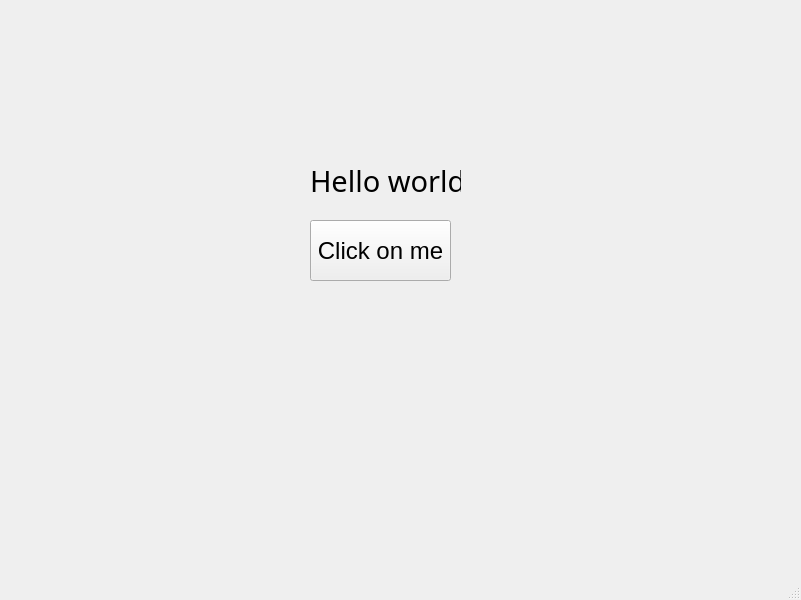
<?xml version="1.0" encoding="UTF-8"?>
<ui version="4.0">
 <class>MainWindow</class>
 <widget class="QMainWindow" name="MainWindow">
  <property name="geometry">
   <rect>
    <x>0</x>
    <y>0</y>
    <width>801</width>
    <height>600</height>
   </rect>
  </property>
  <property name="font">
   <font>
    <family>Myanmar Text</family>
   </font>
  </property>
  <property name="windowTitle">
   <string>MainWindow</string>
  </property>
  <widget class="QWidget" name="centralwidget">
   <widget class="QLabel" name="label_hello">
    <property name="geometry">
     <rect>
      <x>310</x>
      <y>160</y>
      <width>151</width>
      <height>41</height>
     </rect>
    </property>
    <property name="font">
     <font>
      <family>Myanmar Text</family>
      <pointsize>22</pointsize>
     </font>
    </property>
    <property name="text">
     <string>Hello world</string>
    </property>
   </widget>
   <widget class="QPushButton" name="btn1">
    <property name="geometry">
     <rect>
      <x>310</x>
      <y>220</y>
      <width>141</width>
      <height>61</height>
     </rect>
    </property>
    <property name="font">
     <font>
      <family>MS Shell Dlg 2</family>
      <pointsize>18</pointsize>
     </font>
    </property>
    <property name="text">
     <string>Click on me</string>
    </property>
   </widget>
  </widget>
  <widget class="QMenuBar" name="menubar">
   <property name="geometry">
    <rect>
     <x>0</x>
     <y>0</y>
     <width>801</width>
     <height>27</height>
    </rect>
   </property>
  </widget>
  <widget class="QStatusBar" name="statusbar"/>
 </widget>
 <resources/>
 <connections/>
</ui>
